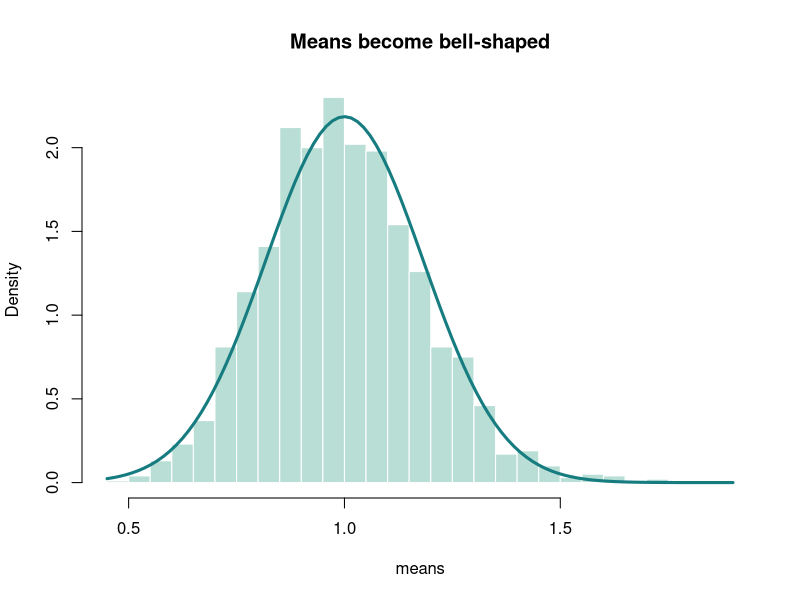

The R script that drew this image:
set.seed(42)
means <- replicate(2000, mean(rexp(30)))
hist(means, breaks=35, probability=TRUE, col="#b9ded5", border="white", main="Means become bell-shaped")
curve(dnorm(x, 1, 1/sqrt(30)), add=TRUE, col="#167c80", lwd=3)
